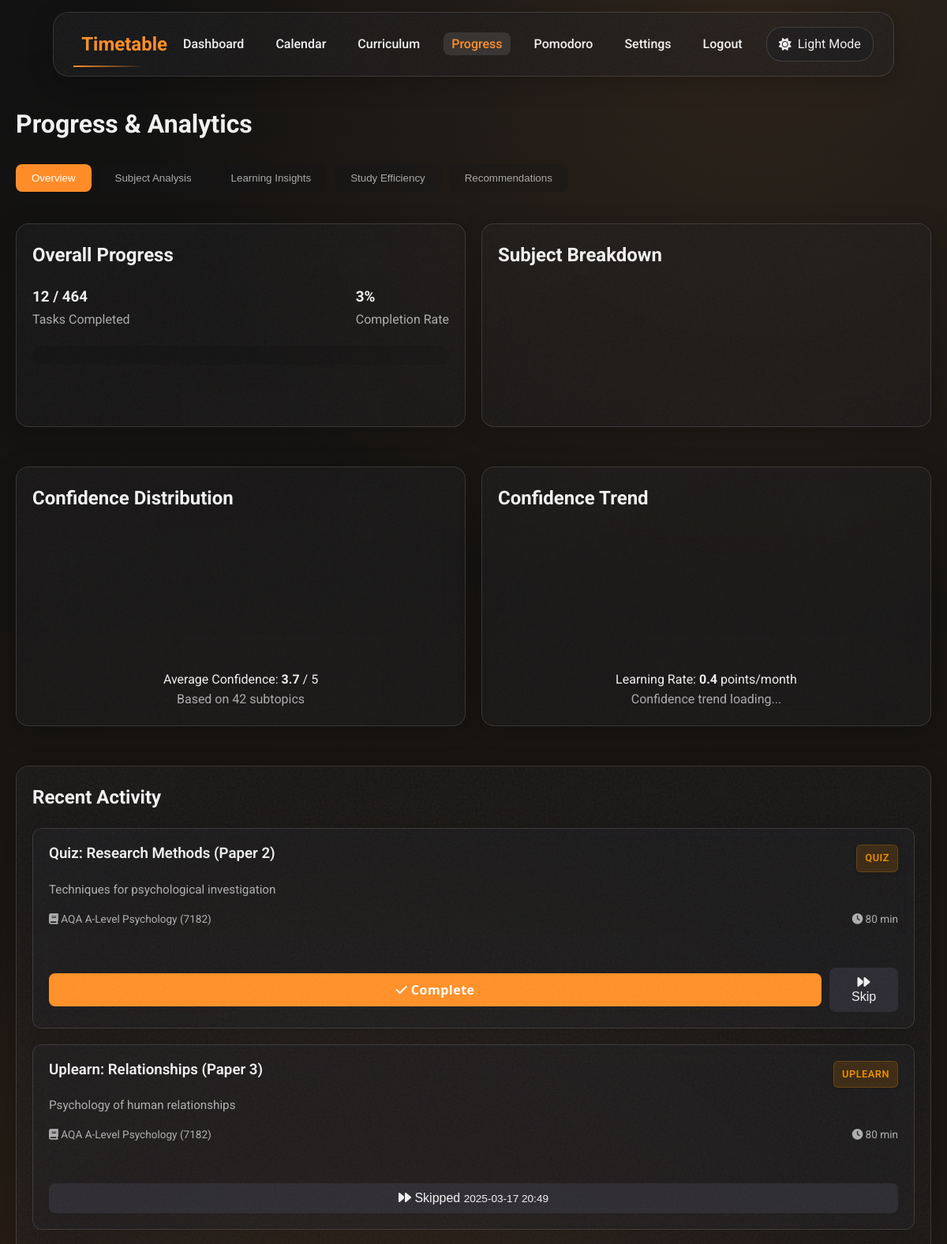
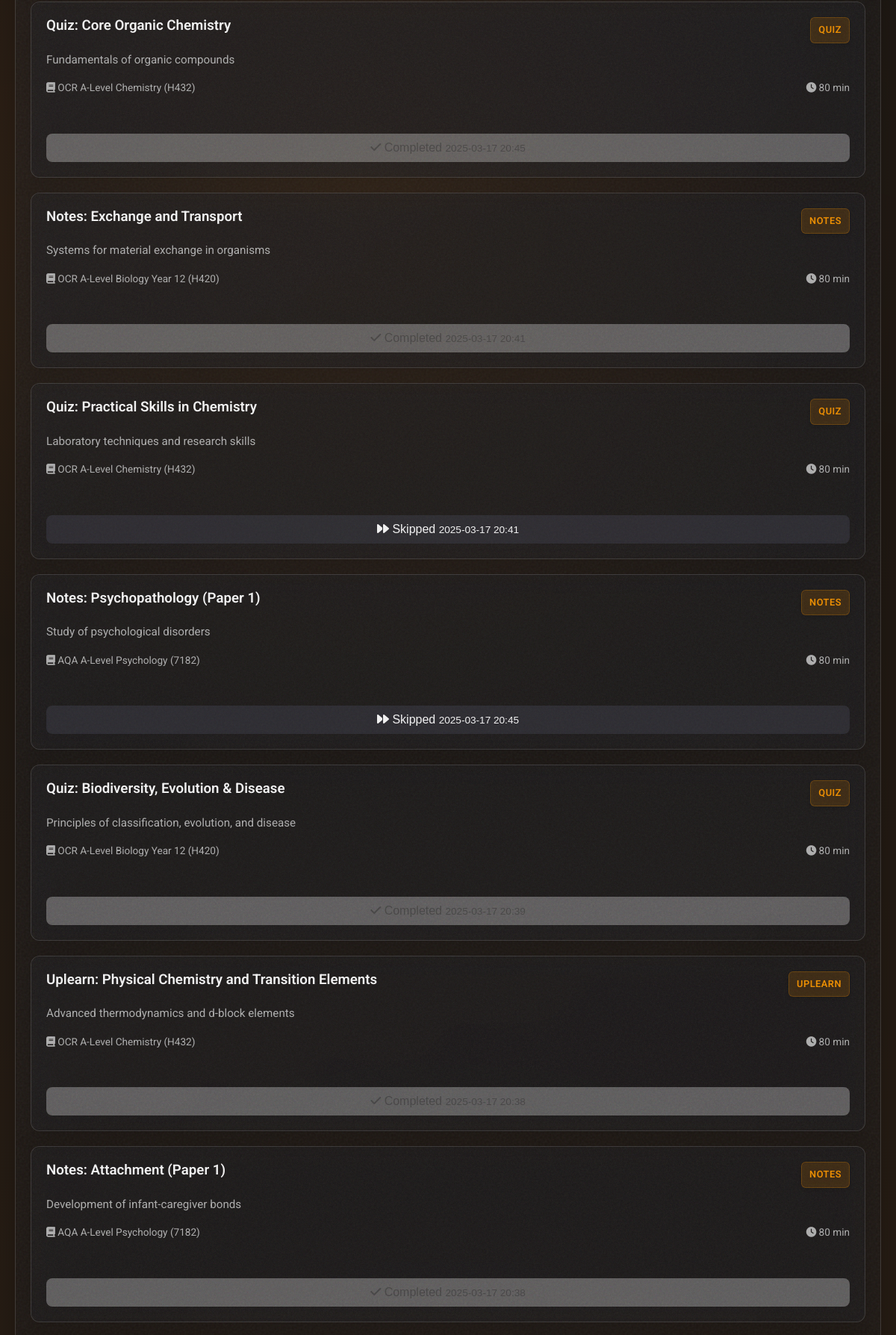
Page /progress (signed in, upper part) on the committed database (2 pictures, top to bottom).
### app/models/user.py (models this page shows, shortened)
class User(db.Model, UserMixin):
    __tablename__ = 'users'
    id = db.Column(db.Integer, primary_key=True)
    username = db.Column(db.String(50), unique=True, nullable=False)
    password_hash = db.Column(db.String(128), nullable=False)
    email = db.Column(db.String(100), unique=False, nullable=True)
    created_at = db.Column(db.DateTime, default=datetime.utcnow)
    last_login = db.Column(db.DateTime, nullable=True)
    study_hours_per_day = db.Column(db.Float, default=2.0)
    weekend_study_hours = db.Column(db.Float, default=3.0)
    dark_mode = db.Column(db.Boolean, default=False)
    task_type_preferences = db.relationship('TaskTypePreference', backref='user', lazy=True, cascade='all, delete-orphan')
    tasks = db.relationship('Task', back_populates='assigned_user', lazy=True, cascade='all, delete-orphan')
    subtopic_confidences = db.relationship('SubtopicConfidence', back_populates='user', lazy=True, cascade='all, delete-orphan')
    topic_confidences = db.relationship('TopicConfidence', back_populates='user', lazy=True, cascade='all, delete-orphan')

### app/models/task.py (models this page shows, shortened)
class Task(db.Model):
    __tablename__ = 'tasks'
    id = db.Column(db.Integer, primary_key=True)
    user_id = db.Column(db.Integer, db.ForeignKey('users.id'), nullable=False)
    subject_id = db.Column(db.Integer, db.ForeignKey('subjects.id'), nullable=False)
    topic_id = db.Column(db.Integer, db.ForeignKey('topics.id'), nullable=True)
    task_type_id = db.Column(db.Integer, db.ForeignKey('task_types.id'), nullable=False)
    title = db.Column(db.String(255), nullable=False)
    description = db.Column(db.Text, nullable=True)
    total_duration = db.Column(db.Integer, default=30)  # Duration in minutes
    created_at = db.Column(db.DateTime, default=datetime.utcnow)
    due_date = db.Column(db.Date, nullable=True)
    completed_at = db.Column(db.DateTime, nullable=True)
    skipped_at = db.Column(db.DateTime, nullable=True)
    subject = db.relationship('Subject', back_populates='tasks')
    topic = db.relationship('Topic', backref=db.backref('tasks', lazy=True))
    subtopics = db.relationship('TaskSubtopic', backref='task', lazy=True, cascade='all, delete-orphan')
    assigned_user = db.relationship('User', back_populates='tasks')

class TaskType(db.Model):
    __tablename__ = 'task_types'
    id = db.Column(db.Integer, primary_key=True)
    name = db.Column(db.String(50), nullable=False, unique=True)
    description = db.Column(db.Text, nullable=True)
    preferences = db.relationship('TaskTypePreference', backref='task_type', lazy=True, cascade='all, delete-orphan')
    tasks = db.relationship('Task', backref='task_type', lazy=True)

### app/models/curriculum.py (models this page shows, shortened)
class Subject(db.Model):
    __tablename__ = 'subjects'
    id = db.Column(db.Integer, primary_key=True)
    title = db.Column(db.String(255), nullable=False)
    description = db.Column(db.Text, nullable=True)
    value = db.Column(db.Integer, default=1)  # Used in the curriculum hierarchy
    is_user_created = db.Column(db.Boolean, default=False)
    created_by_user_id = db.Column(db.Integer, db.ForeignKey('users.id'), nullable=True)
    topics = db.relationship('Topic', back_populates='subject', lazy=True, cascade='all, delete-orphan')
    tasks = db.relationship('Task', back_populates='subject', lazy=True)

### app/routes/main.py (the view)
@main_bp.route('/progress')
@login_required
def progress():
    total_tasks = Task.query.filter_by(user_id=current_user.id).count()
    completed_tasks = Task.query.filter(
        Task.user_id == current_user.id,
        Task.completed_at.isnot(None)
    ).count()
    completion_percentage = (completed_tasks / total_tasks * 100) if total_tasks > 0 else 0
    subjects = Subject.query.all()
    subject_stats = {}
    for subject in subjects:
        subject_total = Task.query.filter_by(
            user_id=current_user.id,
            subject_id=subject.id
        ).count()
        subject_completed = Task.query.filter(
            Task.user_id == current_user.id,
            Task.subject_id == subject.id,
            Task.completed_at.isnot(None)
        ).count()
        subject_percentage = (subject_completed / subject_total * 100) if subject_total > 0 else 0
        subject_stats[subject.id] = {
            'name': subject.title,
            'total': subject_total,
            'completed': subject_completed,
            'percentage': subject_percentage
        }
    recent_tasks = Task.query.filter_by(
        user_id=current_user.id
    ).order_by(Task.created_at.desc()).limit(10).all()
    analytics_data = prepare_analytics_data(current_user.id)
    chart_data = get_chart_data_for_dashboard(current_user.id)
    return render_template('main/progress.html',
                           total_tasks=total_tasks,
                           completed_tasks=completed_tasks,
                           completion_percentage=completion_percentage,
                           subject_stats=subject_stats,
                           recent_tasks=recent_tasks,
                           analytics=analytics_data,
                           chart_data=chart_data)

### app/templates/main/progress.html (shortened to what this page needs)
{% extends "base.html" %}
{% block head %}
<link rel="stylesheet" href="{{ url_for('static', filename='css/progress.css') }}">
{% endblock %}
{% block content %}
<h1 class="page-title">Progress & Analytics</h1>
<div class="analytics-tabs mb-3">
    <button class="tab-button active" data-tab="overview">Overview</button>
    <button class="tab-button" data-tab="subjects">Subject Analysis</button>
    <button class="tab-button" data-tab="learning">Learning Insights</button>
    <button class="tab-button" data-tab="efficiency">Study Efficiency</button>
    <button class="tab-button" data-tab="recommendations">Recommendations</button>
</div>
<div class="tab-content">
    <div class="tab-pane active" id="overview-tab">
        <div class="grid col-2">
            <div class="glass-card hover-lift">
                <h2 class="mb-2">Overall Progress</h2>
                <div class="d-flex justify-between items-center mb-2">
                    <div>
                        <h3>{{ completed_tasks }} / {{ total_tasks }}</h3>
                        <p class="text-secondary">Tasks Completed</p>
                    </div>
                    <div>
                        <h3>{{ completion_percentage|round|int }}<span class="percent-symbol">%</span></h3>
                        <p class="text-secondary">Completion Rate</p>
                    </div>
                </div>
                <div class="progress-bar main-progress-bar">
                </div>
            </div>
            <div class="glass-card hover-lift">
                <h2 class="mb-2">Subject Breakdown</h2>
                <div>
                    <canvas id="subjects-chart"></canvas>
                </div>
            </div>
        </div>
        <div class="grid col-2 mt-3">
            <div class="glass-card hover-lift">
                <h2 class="mb-2">Confidence Distribution</h2>
                <div>
                    <canvas id="confidence-distribution-chart"></canvas>
                </div>
                <div class="mt-2 text-center">
                    <p>Average Confidence: <strong>{{ analytics.overview.average_confidence }}</strong> / 5</p>
                    <p class="text-secondary">Based on {{ analytics.overview.subtopics_tracked }} subtopics</p>
                </div>
            </div>
            <div class="glass-card hover-lift">
                <h2 class="mb-2">Confidence Trend</h2>
                <div>
                    <canvas id="confidence-trend-chart"></canvas>
                </div>
                <div class="mt-2 text-center">
                    <p>Learning Rate: <strong>{{ analytics.learning.rate.learning_rate_monthly }}</strong> points/month</p>
                    <p class="text-secondary" id="confidence-change-text"
                       data-change-dir="{{ 'increase' if analytics.learning.rate.confidence_change > 0 else 'decrease' }}"
                       data-change-val="{{ analytics.learning.rate.confidence_change_percent|abs|round|int }}">
                       Confidence trend loading...
                    </p>
                </div>
            </div>
        </div>
    </div>
</div>
<div class="glass-card mt-3">
    <h2 class="mb-2">Recent Activity</h2>
    {% if recent_tasks %}
        <div class="grid">
            {% for task in recent_tasks %}
                <div class="glass-card task-card">
                    <div class="task-header">
                        <h3 class="task-title">{{ task.title }}</h3>
                        <span class="task-badge">{{ task.task_type.name|capitalize }}</span>
                    </div>
                    <div class="task-content">
                        <p class="task-description">{{ task.description | safe }}</p>
                        <div class="task-meta">
                            <span>
                                <i class="fas fa-book"></i> {{ task.subject.title }}
                            </span>
                            <span>
                                <i class="fas fa-clock"></i> {{ task.total_duration }} min
                            </span>
                        </div>
                    </div>
                    <div class="task-actions">
                        {% if task.completed_at %}
                            <button class="btn btn-success w-full" disabled>
                                <i class="fas fa-check"></i> Completed
                                <small class="text-small">{{ task.completed_at.strftime('%Y-%m-%d %H:%M') }}</small>
                            </button>
                        {% elif task.skipped_at %}
                            <button class="btn btn-secondary w-full" disabled>
                                <i class="fas fa-forward"></i> Skipped
                                <small class="text-small">{{ task.skipped_at.strftime('%Y-%m-%d %H:%M') }}</small>
                            </button>
                        {% else %}
                            <button class="btn btn-primary w-full" onclick="event.preventDefault(); completeTask('{{ task.id }}')">
                                <i class="fas fa-check"></i> Complete
                            </button>
                            <button class="btn btn-secondary" onclick="event.preventDefault(); skipTask('{{ task.id }}')">
                                <i class="fas fa-forward"></i> Skip
                            </button>
                        {% endif %}
                    </div>
                </div>
            {% endfor %}
        </div>
    {% else %}
        <p class="text-center">No recent tasks</p>
    {% endif %}
</div>
{% endblock %}

### app/templates/base.html (shortened to what this page needs)
<!DOCTYPE html>
<html lang="en" data-theme="{{ 'dark' if current_user.is_authenticated and current_user.dark_mode else 'light' }}">
<head>
    <link rel="stylesheet" href="{{ url_for('static', filename='css/main.css') }}">
    <link rel="stylesheet" href="{{ url_for('static', filename='css/animations.css') }}">
    <link rel="stylesheet" href="https://cdnjs.cloudflare.com/ajax/libs/font-awesome/6.4.0/css/all.min.css">
    {% block head %}{% endblock %}
</head>
<body class="{% block body_class %}{% endblock %}">
<header>
        <nav class="navbar glass-noise">
            <a href="{{ url_for('main.index') }}" class="navbar-brand">Timetable</a>
            <ul class="navbar-nav" id="navbar-nav">
                {% if current_user.is_authenticated %}
                <li><a href="{{ url_for('main.index') }}" class="nav-link {{ 'active' if request.endpoint == 'main.index' }}">Dashboard</a></li>
                <li><a href="{{ url_for('main.calendar') }}" class="nav-link {{ 'active' if request.endpoint == 'main.calendar' }}">Calendar</a></li>
                <li><a href="{{ url_for('main.curriculum') }}" class="nav-link {{ 'active' if request.endpoint == 'main.curriculum' }}">Curriculum</a></li>
                <li><a href="{{ url_for('main.progress') }}" class="nav-link {{ 'active' if request.endpoint == 'main.progress' }}">Progress</a></li>
                <li><a href="{{ url_for('main.pomodoro') }}" class="nav-link {{ 'active' if request.endpoint == 'main.pomodoro' }}">Pomodoro</a></li>
                <li><a href="{{ url_for('main.settings') }}" class="nav-link {{ 'active' if request.endpoint == 'main.settings' }}">Settings</a></li>
                <li><a href="{{ url_for('auth.logout') }}" class="nav-link">Logout</a></li>
                <li>
                    <div class="dark-mode-toggle glass-noise" id="dark-mode-toggle">
                        <i class="fas {{ 'fa-sun' if current_user.dark_mode else 'fa-moon' }}"></i>
                        <span>{{ 'Light Mode' if current_user.dark_mode else 'Dark Mode' }}</span>
                    </div>
                </li>
                {% else %}
                <li><a href="{{ url_for('auth.login') }}" class="nav-link {{ 'active' if request.endpoint == 'auth.login' }}">Login</a></li>
                <li><a href="{{ url_for('auth.register') }}" class="nav-link {{ 'active' if request.endpoint == 'auth.register' }}">Register</a></li>
                {% endif %}
            </ul>
        </nav>
    </header>
    <main class="container">
        {% block content %}{% endblock %}
    </main>
</body>
</html>

### rows in the picture
User: dark_mode "Light Mode"
Task: title "Quiz: Research Methods (Paper 2)", task_type.name "QUIZ", description "Techniques for psychological investigation", subject "AQA A-Level Psychology (7182)", total_duration "80"
Task: title "Uplearn: Relationships (Paper 3)", task_type.name "UPLEARN", description "Psychology of human relationships", subject "AQA A-Level Psychology (7182)", total_duration "80", skipped_at "2025-03-17 20:49"
Task: title "Quiz: Core Organic Chemistry", task_type.name "QUIZ", description "Fundamentals of organic compounds", subject "OCR A-Level Chemistry (H432)", total_duration "80", completed_at "2025-03-17 20:45"
Task: title "Notes: Exchange and Transport", task_type.name "NOTES", description "Systems for material exchange in organisms", subject "OCR A-Level Biology Year 12 (H420)", total_duration "80", completed_at "2025-03-17 20:41"
Task: title "Quiz: Practical Skills in Chemistry", task_type.name "QUIZ", description "Laboratory techniques and research skills", subject "OCR A-Level Chemistry (H432)", total_duration "80", skipped_at "2025-03-17 20:41"
Task: title "Notes: Psychopathology (Paper 1)", task_type.name "NOTES", description "Study of psychological disorders", subject "AQA A-Level Psychology (7182)", total_duration "80", skipped_at "2025-03-17 20:45"
Task: title "Quiz: Biodiversity, Evolution & Disease", task_type.name "QUIZ", description "Principles of classification, evolution, and disease", subject "OCR A-Level Biology Year 12 (H420)", total_duration "80", completed_at "2025-03-17 20:39"
Task: title "Uplearn: Physical Chemistry and Transition Elements", task_type.name "UPLEARN", description "Advanced thermodynamics and d-block elements", subject "OCR A-Level Chemistry (H432)", total_duration "80", completed_at "2025-03-17 20:38"
Task: title "Notes: Attachment (Paper 1)", task_type.name "NOTES", description "Development of infant-caregiver bonds", subject "AQA A-Level Psychology (7182)", total_duration "80", completed_at "2025-03-17 20:38"

### other values in the picture
{{ completed_tasks }} "12"
{{ total_tasks }} "464"
{{ completion_percentage|round|int }} "3"
{{ analytics.overview.average_confidence }} "3.7"
{{ analytics.overview.subtopics_tracked }} "42"
{{ analytics.learning.rate.learning_rate_monthly }} "0.4"
